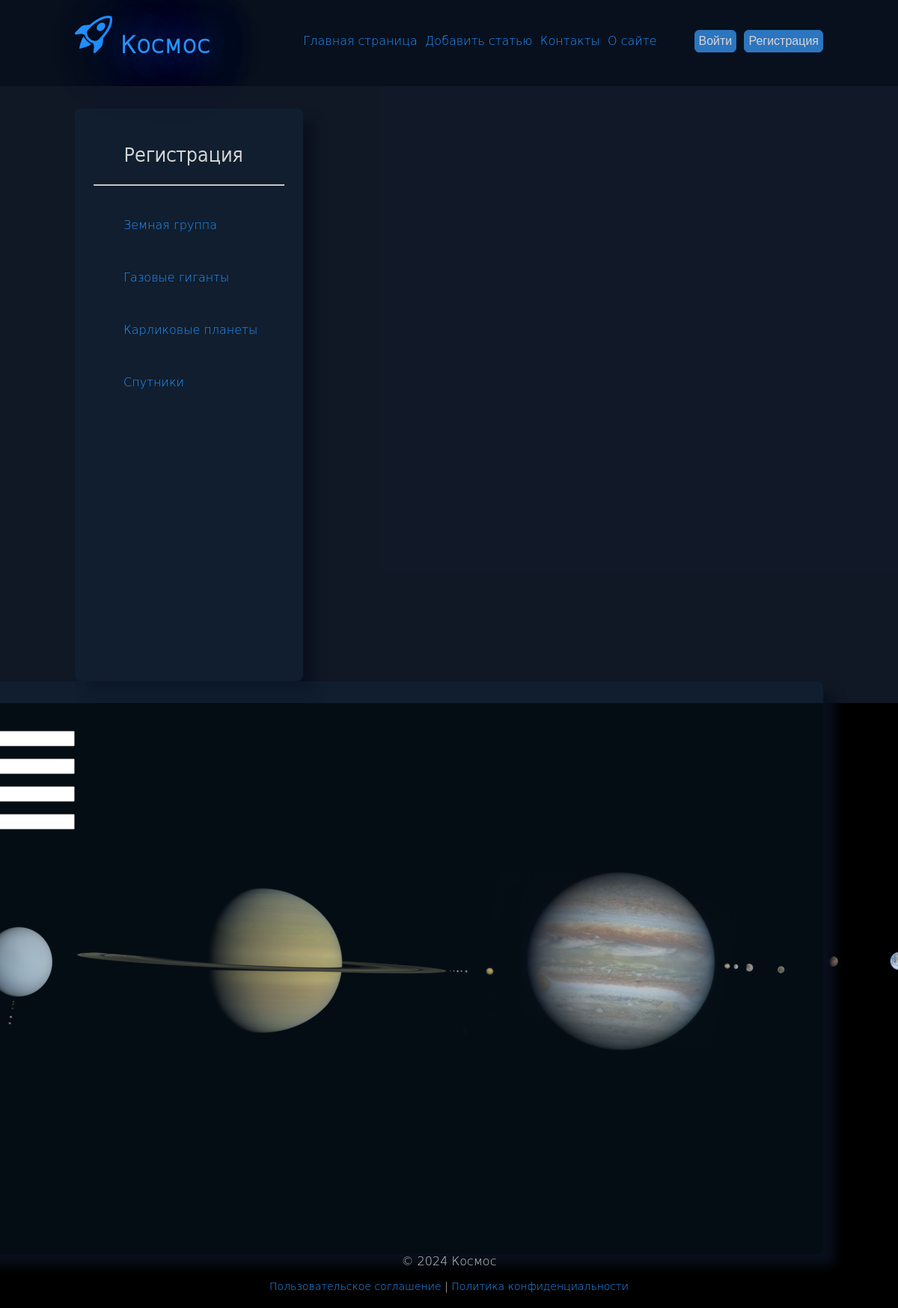
/users/registration/, run on the app's committed database.
### basis/models.py (models this page shows, shortened)
class Category(models.Model):
    name = models.CharField(max_length=100, db_index=True, verbose_name="Категория")
    slug = models.SlugField(max_length=255, unique=True, db_index=True)
    class Meta:
        verbose_name = "категорию"
        verbose_name_plural = "Категории"
    def get_absolute_url(self):
        return reverse('category', kwargs={'category_slug': self.slug})

### users/views.py (the view)
# urls.py: path('registration/', views.UserRegistration.as_view(), name='registration'),
class UserRegistration(CreateView):
    form_class = UserRegisterForm
    template_name = 'users/registration.html'
    extra_context = {
        'title': 'Регистрация',
        'main_title': 'Регистрация'
    }
    success_url = reverse_lazy('users:login')

### users/forms.py (shortened to what this page needs)
class UserRegisterForm(UserCreationForm):
    username = forms.CharField(label="Логин: ", widget=forms.TextInput())
    email = forms.CharField(label="Почта: ", widget=forms.EmailInput())
    password1 = forms.CharField(label="Пароль: ", widget=forms.PasswordInput())
    password2 = forms.CharField(label="Повтор пароля: ", widget=forms.PasswordInput())
    class Meta:
        model = get_user_model()
        fields = ['username', 'email', 'password1', 'password2']

### basis/templatetags/basis_tags.py (called while the page is built)
@register.inclusion_tag('basis/categories.html')
def get_categories(category_selected=0):
    categories = Category.objects.all()
    return {'categories': categories, 'category_selected': category_selected}

### basis/views.py (called while the page is built)
def get_menu():
    menu = [{'main_title': 'Контакты', 'name': 'contact'}, {'main_title': 'О сайте', 'name': 'about'}]
    return menu

### users/context_processors.py (called while the page is built)
def get_menu_context(request):
    return {'menu': get_menu()}

### users/templates/users/registration.html (shortened to what this page needs)
{% extends 'base.html' %}
{% block content %}
<form method="post">
    {% for f in form %}
    <p><label class="label-form" for="{{f.id_for_label}}">{{f.label}}</label>{{f}}</p>
    {% endfor %}
    <br>
</form>
{% endblock %}

### basis/templates/basis/categories.html
{% for c in categories %}
{% if c.id == category_selected %}
<br>
<ul><a class="selected">{{c.name}}</a></ul>
{% else %}
<br>
<ul><a href="{{c.get_absolute_url}}">{{c.name}}</a></ul>
{% endif %}
{% endfor %}

### basis/static/basis/css/styles.css (style rules this page uses)
html, body { height: 100%; margin: 0 auto; font-family: 'DejaVu Sans Light', 'Tahoma'; background: #192131; }
p { color: #D6D6D6; }
a { color: #2594ff; text-decoration: none; }

### data on the page
Category: name "Земная группа"
Category: name "Газовые гиганты"
Category: name "Карликовые планеты"
Category: name "Спутники"

### other printed values
{{ m.main_title }} "Контакты" "О сайте"
{{ main_title|linebreaks }} "Регистрация"
